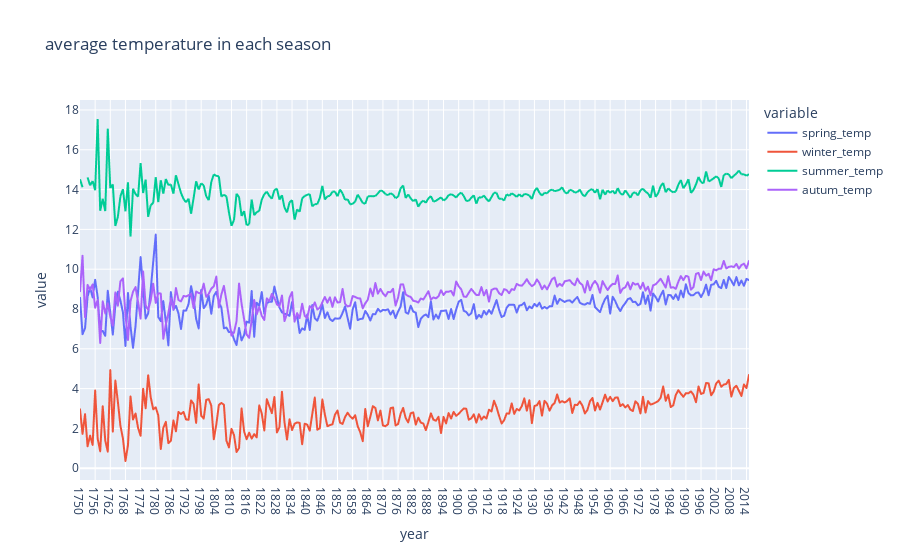

Notebook source saved alongside this figure:
### Code cell
fig = px.line(season, x= 'year', y=['spring_temp', 'winter_temp', 'summer_temp', 'autum_temp'], title = "average temperature in each season")
fig.show()

### Figure 1 — Plotly figure (JSON) as saved in the notebook; plotly's stock layout.template omitted (floating-point values rounded to 4 significant figures; data arrays with more than 128 entries replaced by an {"elided": "..."} marker saying what was removed)
{"data": [{"hovertemplate": "variable=spring_temp<br>year=%{x}<br>value=%{y}<extra></extra>", "legendgroup": "spring_temp", "line": {"color": "#636efa", "dash": "solid"}, "marker": {"symbol": "circle"}, "mode": "lines", "name": "spring_temp", "showlegend": true, "x": {"elided": "266 str values"}, "xaxis": "x", "y": {"elided": "266 float values"}, "yaxis": "y", "type": "scattergl"}, {"hovertemplate": "variable=winter_temp<br>year=%{x}<br>value=%{y}<extra></extra>", "legendgroup": "winter_temp", "line": {"color": "#EF553B", "dash": "solid"}, "marker": {"symbol": "circle"}, "mode": "lines", "name": "winter_temp", "showlegend": true, "x": {"elided": "266 str values"}, "xaxis": "x", "y": {"elided": "266 float values"}, "yaxis": "y", "type": "scattergl"}, {"hovertemplate": "variable=summer_temp<br>year=%{x}<br>value=%{y}<extra></extra>", "legendgroup": "summer_temp", "line": {"color": "#00cc96", "dash": "solid"}, "marker": {"symbol": "circle"}, "mode": "lines", "name": "summer_temp", "showlegend": true, "x": {"elided": "266 str values"}, "xaxis": "x", "y": {"elided": "266 float values"}, "yaxis": "y", "type": "scattergl"}, {"hovertemplate": "variable=autum_temp<br>year=%{x}<br>value=%{y}<extra></extra>", "legendgroup": "autum_temp", "line": {"color": "#ab63fa", "dash": "solid"}, "marker": {"symbol": "circle"}, "mode": "lines", "name": "autum_temp", "showlegend": true, "x": {"elided": "266 str values"}, "xaxis": "x", "y": {"elided": "266 float values"}, "yaxis": "y", "type": "scattergl"}], "layout": {"xaxis": {"anchor": "y", "domain": [0, 1], "title": {"text": "year"}}, "yaxis": {"anchor": "x", "domain": [0, 1], "title": {"text": "value"}}, "legend": {"title": {"text": "variable"}, "tracegroupgap": 0}, "title": {"text": "average temperature in each season"}}}
